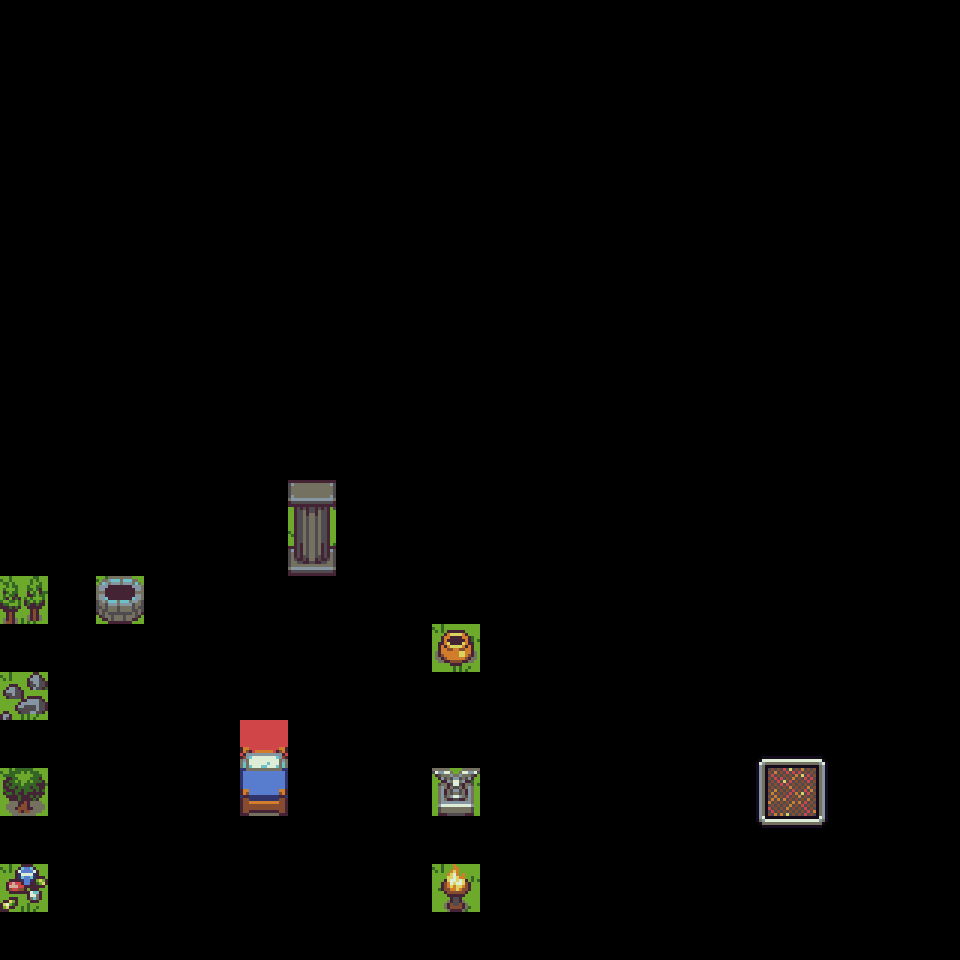

Rendered tile map (Tiled .tmx) drawn with the repository's tilesets; below, a short description and the full map source, tile grids included:
An orthogonal 20x20 tile map with 48x48 px tiles, 2 tile layers (regions, input_Decoration) and 11 objects (Column, Tree1, powerup, Tree2, Stone, ...).

<map version="1.0" orientation="orthogonal" renderorder="right-down" width="20" height="20" tilewidth="48" tileheight="48" nextobjectid="57">
 <tileset firstgid="1" name="tiny48" tilewidth="48" tileheight="48" tilecount="120" columns="8">
  <image source="tiny48.png" width="384" height="720" />
 </tileset>
 <layer name="regions" width="20" height="20">
  <data encoding="csv">
0,0,0,0,0,0,0,0,0,0,0,0,0,0,0,0,0,0,0,0,
0,0,0,0,0,0,0,0,0,0,0,0,0,0,0,0,0,0,0,0,
0,0,0,0,0,0,0,0,0,0,0,0,0,0,0,0,0,0,0,0,
0,0,0,0,0,0,0,0,0,0,0,0,0,0,0,0,0,0,0,0,
0,0,0,0,0,0,0,0,0,0,0,0,0,0,0,0,0,0,0,0,
0,0,0,0,0,0,0,0,0,0,0,0,0,0,0,0,0,0,0,0,
0,0,0,0,0,0,0,0,0,0,0,0,0,0,0,0,0,0,0,0,
0,0,0,0,0,0,0,0,0,0,0,0,0,0,0,0,0,0,0,0,
0,0,0,0,0,0,0,0,0,0,0,0,0,0,0,0,0,0,0,0,
0,0,0,0,0,0,0,0,0,0,0,0,0,0,0,0,0,0,0,0,
0,0,0,0,0,0,65,0,0,0,0,0,0,0,0,0,0,0,0,0,
0,0,0,0,0,0,65,0,0,0,0,0,0,0,0,0,0,0,0,0,
65,0,65,0,0,0,0,0,0,0,0,0,0,0,0,0,0,0,0,0,
0,0,0,0,0,0,0,0,0,65,0,0,0,0,0,0,0,0,0,0,
65,0,0,0,0,0,0,0,0,0,0,0,0,0,0,0,0,0,0,0,
0,0,0,0,0,10,0,0,0,0,0,0,0,0,0,0,0,0,0,0,
65,0,0,0,0,10,0,0,0,65,0,0,0,0,0,0,75,0,0,0,
0,0,0,0,0,0,0,0,0,0,0,0,0,0,0,0,0,0,0,0,
65,0,0,0,0,0,0,0,0,65,0,0,0,0,0,0,0,0,0,0,
0,0,0,0,0,0,0,0,0,0,0,0,0,0,0,0,0,0,0,0
</data>
 </layer>
 <layer name="input_Decoration" width="20" height="20">
  <data encoding="csv">
0,0,0,0,0,0,0,0,0,0,0,0,0,0,0,0,0,0,0,0,
0,0,0,0,0,0,0,0,0,0,0,0,0,0,0,0,0,0,0,0,
0,0,0,0,0,0,0,0,0,0,0,0,0,0,0,0,0,0,0,0,
0,0,0,0,0,0,0,0,0,0,0,0,0,0,0,0,0,0,0,0,
0,0,0,0,0,0,0,0,0,0,0,0,0,0,0,0,0,0,0,0,
0,0,0,0,0,0,0,0,0,0,0,0,0,0,0,0,0,0,0,0,
0,0,0,0,0,0,0,0,0,0,0,0,0,0,0,0,0,0,0,0,
0,0,0,0,0,0,0,0,0,0,0,0,0,0,0,0,0,0,0,0,
0,0,0,0,0,0,0,0,0,0,0,0,0,0,0,0,0,0,0,0,
0,0,0,0,0,0,0,0,0,0,0,0,0,0,0,0,0,0,0,0,
0,0,0,0,0,0,92,0,0,0,0,0,0,0,0,0,0,0,0,0,
0,0,0,0,0,0,100,0,0,0,0,0,0,0,0,0,0,0,0,0,
78,0,32,0,0,0,0,0,0,0,0,0,0,0,0,0,0,0,0,0,
0,0,0,0,0,0,0,0,0,28,0,0,0,0,0,0,0,0,0,0,
59,0,0,0,0,0,0,0,0,0,0,0,0,0,0,0,0,0,0,0,
0,0,0,0,0,46,0,0,0,0,0,0,0,0,0,94,95,96,0,0,
39,0,0,0,0,54,0,0,0,48,0,0,0,0,0,102,103,104,0,0,
0,0,0,0,0,0,0,0,0,0,0,0,0,0,0,110,111,112,0,0,
70,0,0,0,0,0,0,0,0,61,0,0,0,0,0,0,0,0,0,0,
0,0,0,0,0,0,0,0,0,0,0,0,0,0,0,0,0,0,0,0
</data>
 </layer>
 <objectgroup name="output_Collision">
  <properties>
   <property name="Collidable" type="bool" value="true" />
  </properties>
  <object id="30" name="Column" x="288" y="528" width="48" height="48">
   <properties>
    <property name="Collidable" type="bool" value="true" />
   </properties>
  </object>
  <object id="31" name="Tree1" x="0" y="768" width="48" height="48">
   <properties>
    <property name="Collidable" type="bool" value="true" />
   </properties>
  </object>
  <object id="33" name="Gems" type="powerup" x="0" y="864" width="48" height="48">
   <properties>
    <property name="Collidable" type="bool" value="true" />
   </properties>
  </object>
  <object id="34" name="Tree2" x="0" y="576" width="48" height="48">
   <properties>
    <property name="Collidable" type="bool" value="true" />
   </properties>
  </object>
  <object id="35" name="Stone" x="0" y="672" width="48" height="48">
   <properties>
    <property name="Collidable" type="bool" value="true" />
   </properties>
  </object>
  <object id="38" name="Well" x="96" y="576" width="48" height="48">
   <properties>
    <property name="Collidable" type="bool" value="true" />
   </properties>
  </object>
  <object id="46" name="Bed" x="240" y="719" width="46" height="96" />
  <object id="47" name="Urn" x="432" y="624" width="48" height="48" />
  <object id="48" name="Statue1" x="432" y="769" width="46" height="46" />
  <object id="50" name="Torch" x="432" y="864" width="47" height="49" />
  <object id="55" name="LavaField" x="763" y="758" width="57" height="64">
   <properties>
    <property name="Hot" type="bool" value="false" />
   </properties>
  </object>
 </objectgroup>
</map>
